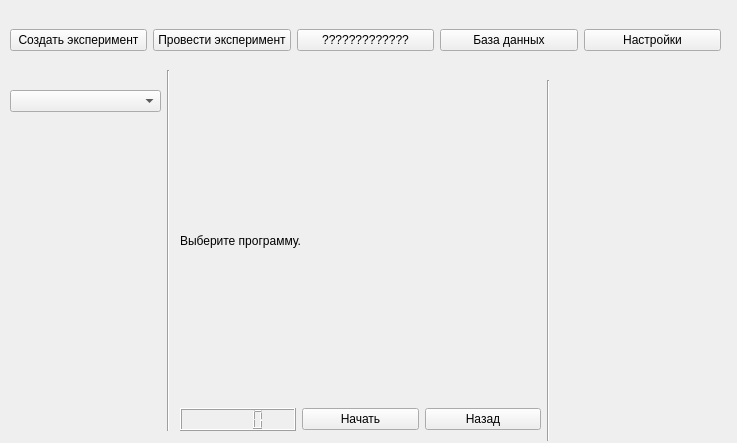
<?xml version="1.0" encoding="UTF-8"?>
<ui version="4.0">
 <class>MainWindow</class>
 <widget class="QMainWindow" name="MainWindow">
  <property name="geometry">
   <rect>
    <x>0</x>
    <y>0</y>
    <width>737</width>
    <height>443</height>
   </rect>
  </property>
  <property name="windowTitle">
   <string>MainWindow</string>
  </property>
  <widget class="QWidget" name="centralwidget">
   <widget class="QWidget" name="verticalLayoutWidget_2">
    <property name="geometry">
     <rect>
      <x>180</x>
      <y>80</y>
      <width>361</width>
      <height>351</height>
     </rect>
    </property>
    <layout class="QVBoxLayout" name="widgetMain">
     <item>
      <widget class="QLabel" name="label">
       <property name="text">
        <string>Выберите программу.</string>
       </property>
      </widget>
     </item>
     <item>
      <layout class="QHBoxLayout" name="horizontalLayout_2">
       <item>
        <widget class="QLCDNumber" name="lcd"/>
       </item>
       <item>
        <widget class="QPushButton" name="pushButton_2">
         <property name="text">
          <string>Начать</string>
         </property>
        </widget>
       </item>
       <item>
        <widget class="QPushButton" name="btnReset">
         <property name="text">
          <string>Назад</string>
         </property>
        </widget>
       </item>
      </layout>
     </item>
    </layout>
   </widget>
   <widget class="QWidget" name="verticalLayoutWidget_3">
    <property name="geometry">
     <rect>
      <x>560</x>
      <y>80</y>
      <width>160</width>
      <height>351</height>
     </rect>
    </property>
    <layout class="QVBoxLayout" name="widgetSecond"/>
   </widget>
   <widget class="QWidget" name="horizontalLayoutWidget">
    <property name="geometry">
     <rect>
      <x>10</x>
      <y>10</y>
      <width>711</width>
      <height>61</height>
     </rect>
    </property>
    <layout class="QHBoxLayout" name="horizontalLayout">
     <item>
      <widget class="QPushButton" name="btnCreate">
       <property name="text">
        <string>Создать эксперимент</string>
       </property>
      </widget>
     </item>
     <item>
      <widget class="QPushButton" name="btnDo">
       <property name="text">
        <string>Провести эксперимент</string>
       </property>
      </widget>
     </item>
     <item>
      <widget class="QPushButton" name="btn">
       <property name="text">
        <string>?????????????</string>
       </property>
      </widget>
     </item>
     <item>
      <widget class="QPushButton" name="btnBd">
       <property name="text">
        <string>База данных</string>
       </property>
      </widget>
     </item>
     <item>
      <widget class="QPushButton" name="btnSett">
       <property name="text">
        <string>Настройки</string>
       </property>
      </widget>
     </item>
    </layout>
   </widget>
   <widget class="Line" name="line">
    <property name="geometry">
     <rect>
      <x>160</x>
      <y>70</y>
      <width>16</width>
      <height>361</height>
     </rect>
    </property>
    <property name="orientation">
     <enum>Qt::Vertical</enum>
    </property>
   </widget>
   <widget class="Line" name="line_2">
    <property name="geometry">
     <rect>
      <x>540</x>
      <y>80</y>
      <width>16</width>
      <height>361</height>
     </rect>
    </property>
    <property name="orientation">
     <enum>Qt::Vertical</enum>
    </property>
   </widget>
   <widget class="QComboBox" name="comboBox_2">
    <property name="geometry">
     <rect>
      <x>10</x>
      <y>90</y>
      <width>151</width>
      <height>22</height>
     </rect>
    </property>
   </widget>
  </widget>
 </widget>
 <resources/>
 <connections/>
</ui>
